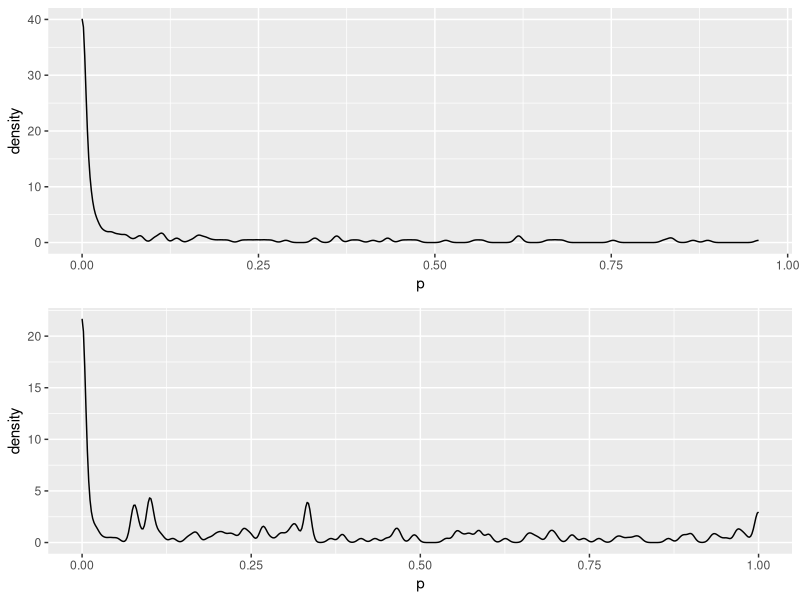
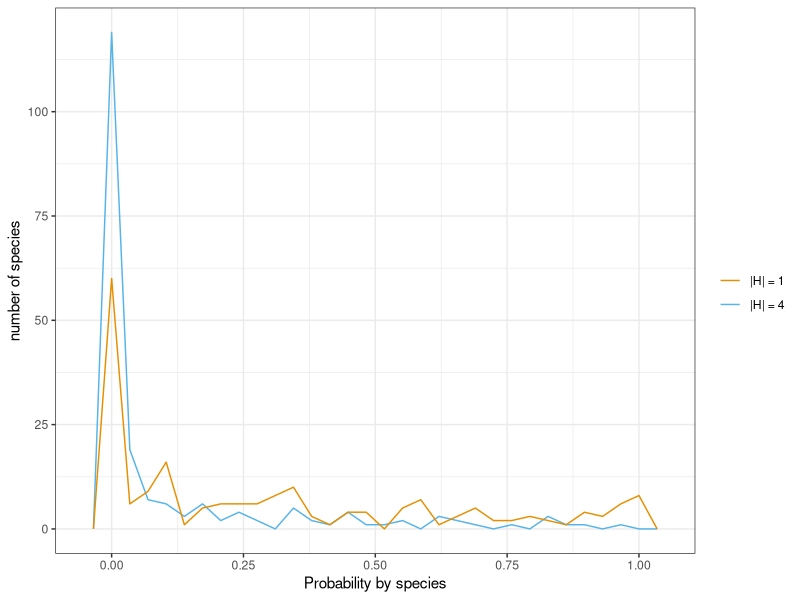

Write the R code that produced these figures, in order.
library(tidyverse)
library(ggplot2)
library(gridExtra)
library(bench)

prob_per_loc <- read_csv("prob_per_loc.csv")

# remove effort columns
prob_per_loc <- prob_per_loc %>% select(-c(n_checklists, total_time, med_time, iqr_time, total_distance, time_per_checklist))

# probability of seeing each species if visiting two hotspots
# h1 <- prob_per_loc[1, ] %>% as.numeric() %>% unlist()
# h2 <- prob_per_loc[2, ] %>% unlist()

# we're interested in the probability of seeing a species under 
# different scenarios (combinations of locations)
# this probability is the same as 1 - P(we dont see the sp. at any of the locs), 
# for species A, for locations 1, 2, ... n, we would calculate:
# 1 - (1 - p_a_loc1) * (1 - p_a_loc2) * ... * (1 - p_a_locn)

# method 1 
# species is string, prob_per_loc is tibble
prob_sp <- function(species, prob_per_loc) { 
   
   p_list <- prob_per_loc %>% 
      select_at(species) %>%
      sapply(function(x) 1 - x)
   
   # probability of observing the species given the combination of locations 
   1 - prod(p_list)
}

# method 2 
prob_sp2 <- function(species, prob_per_loc) {
   
   p <- prob_per_loc[[species]]
   
   1 - prod(dbinom(x = 0, size = 1, prob = p))
}

# method 1 and 2 are equal
result1 <- prob_sp('Yellow-throated Vireo', prob_per_loc) 
result2 <- prob_sp2('Yellow-throated Vireo', prob_per_loc)
unique(result1 == result2)

# method 2 is (a lot) faster
mark(prob_sp('Yellow-throated Vireo', prob_per_loc), 
     prob_sp2('Yellow-throated Vireo', prob_per_loc))

# we actually want to do this for all species, but select hotpots

# return the probability of seeing each species for a given set of hotspots
# hotspots is a vector of hotspot strings, prob_per_loc is tibble
# return type is a named vector
prob_hotspots <- function(hotspots, prob_per_loc) {
   
   H <- prob_per_loc %>% 
      filter(locality %in% hotspots) %>% 
      select(-c(locality))
   
   f <- function(sp_probs) (1 - prod(dbinom(0, 1, sp_probs)))
   
   apply(H, 2, f)
   
}

# quick manual check for correctness, not comprehensive
hotspots <- c('Battell Woods', 'Bittersweet Falls')
species <- c("Yellow-rumped Warbler", "American Robin")
prob_per_loc %>% filter(locality %in% hotspots) %>% select(species)
result <- prob_hotspots(hotspots, prob_per_loc)
result[names(result) %in% species]

graph_prob_hotspots <- function(hotspots, prob_per_loc) {
   
   result <- prob_hotspots(hotspots, prob_per_loc)
   
   result_tbl <- tibble(
      sp = names(result),
      p = unname(result)
   )

   # p1 <- result_tbl %>% 
   #    ggplot(aes(p)) + 
   #    geom_bar()

   p2 <- result_tbl %>%
      ggplot(aes(p)) +
      geom_density(bw = 0.005)

   # grid.arrange(p1, p2)
   
   p2
}


# hotspots_list is a list of vectors of hotspots
# e.g. list(c('Battell Woods', 'Bittersweet Falls'), c('Otter View Park', 'Hurd Grassland'))
graph_prob_hotspots_comparison <- function(hotspots_list, prob_per_loc) {
   
   plots <- lapply(hotspots_list, function (x) graph_prob_hotspots(x, prob_per_loc) )
   
   do.call(grid.arrange, plots)
   
}

l <- list(
   c('Otter View Park'),
   c('Otter View Park', 'Turkey Lane', 'Snake Mountain WMA', 'Dead Creek WMA IBA')
)

graph_prob_hotspots_comparison(l, prob_per_loc)
# the second combination of hotspots in l should result in more species seen


# would be nice to get these graphs layered on top of each other,
# I think the first step would be to get them into a tbl together...
# this very much does not work
# prob_hotspots_comparison <- function(hotspots_list, prob_per_loc) {
#    
#    l <- lapply(hotspots_list, function(x) prob_hotspots(x, prob_per_loc))
#    
#    tbl <- tibble(
#       sp = names(l[[1]])
#    )
#    
#    for (i in l) {
#       tbl <- mutate(tbl, unname(i))
#    }
#    
#    return(tbl)
# }


# freq poly plot (not normalized) for one hotspot vs several 
# this could probably go in the function above but it works a
# bit differently 
hist1 <- prob_hotspots(c('Otter View Park'), prob_per_loc)
hist2 <- prob_hotspots(c('Otter View Park', 'Turkey Lane', 'Snake Mountain WMA', 'Dead Creek WMA IBA'), prob_per_loc)
tbl <- tibble(hist1, hist2)

tbl %>% 
   ggplot() + 
   geom_freqpoly(mapping = aes(x = hist1,
                               color = "one")) + 
   geom_freqpoly(mapping = aes(x = hist2,
                               color = "many")) + 
   labs(x = 'Probability by species', 
        y = 'number of species') + 
   scale_color_manual(name = "",
                      values = c("one" = "#56B4E9", "many" = "#E68F00"),
                      labels = c("|H| = 1", "|H| = 4")) + 
   theme_bw()
